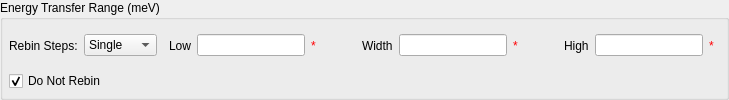
         <widget class="QWidget" name="page_10">
          <layout class="QGridLayout" name="gridLayout_7">
           <property name="margin">
            <number>0</number>
           </property>
           <property name="spacing">
            <number>0</number>
           </property>
           <item row="0" column="1">
            <widget class="QGroupBox" name="gbIndRebin">
             <property name="title">
              <string>Energy Transfer Range (meV)</string>
             </property>
             <layout class="QVBoxLayout" name="verticalLayout_14">
              <property name="spacing">
               <number>6</number>
              </property>
              <property name="margin">
               <number>6</number>
              </property>
              <item>
               <layout class="QHBoxLayout" name="horizontalLayout_29">
                <item>
                 <widget class="QLabel" name="label_7">
                  <property name="text">
                   <string>Rebin Steps:</string>
                  </property>
                 </widget>
                </item>
                <item>
                 <widget class="QComboBox" name="cbIndRebType">
                  <item>
                   <property name="text">
                    <string>Single</string>
                   </property>
                  </item>
                  <item>
                   <property name="text">
                    <string>Multiple</string>
                   </property>
                  </item>
                 </widget>
                </item>
                <item>
                 <widget class="QStackedWidget" name="swIndRebin">
                  <property name="currentIndex">
                   <number>0</number>
                  </property>
                  <widget class="QWidget" name="page_17">
                   <layout class="QVBoxLayout" name="verticalLayout_16">
                    <property name="spacing">
                     <number>0</number>
                    </property>
                    <property name="margin">
                     <number>0</number>
                    </property>
                    <item>
                     <layout class="QHBoxLayout" name="horizontalLayout_13">
                      <property name="spacing">
                       <number>6</number>
                      </property>
                      <property name="margin">
                       <number>6</number>
                      </property>
                      <item>
                       <widget class="QLabel" name="rebin_lbLow">
                        <property name="text">
                         <string>Low</string>
                        </property>
                        <property name="buddy">
                         <cstring>rebin_leELow</cstring>
                        </property>
                       </widget>
                      </item>
                      <item>
                       <widget class="QLineEdit" name="rebin_leELow">
                        <property name="sizePolicy">
                         <sizepolicy hsizetype="Expanding" vsizetype="Fixed">
                          <horstretch>0</horstretch>
                          <verstretch>0</verstretch>
                         </sizepolicy>
                        </property>
                        <property name="toolTip">
                         <string>&lt;!DOCTYPE HTML PUBLIC &quot;-//W3C//DTD HTML 4.0//EN&quot; &quot;http://www.w3.org/TR/REC-html40/strict.dtd&quot;&gt;
&lt;html&gt;&lt;head&gt;&lt;meta name=&quot;qrichtext&quot; content=&quot;1&quot; /&gt;&lt;style type=&quot;text/css&quot;&gt;
p, li { white-space: pre-wrap; }
&lt;/style&gt;&lt;/head&gt;&lt;body style=&quot; font-family:'MS Shell Dlg 2'; font-size:8.25pt; font-weight:400; font-style:normal;&quot;&gt;
&lt;p style=&quot; margin-top:0px; margin-bottom:0px; margin-left:0px; margin-right:0px; -qt-block-indent:0; text-indent:0px; font-size:8pt;&quot;&gt;x&lt;span style=&quot; vertical-align:sub;&quot;&gt;1 &lt;/span&gt;value for rebinning (start point for range of bins)&lt;/p&gt;&lt;/body&gt;&lt;/html&gt;</string>
                        </property>
                       </widget>
                      </item>
                      <item>
                       <widget class="QLabel" name="valELow">
                        <property name="styleSheet">
                         <string notr="true">color: rgb(255, 0, 4)</string>
                        </property>
                        <property name="text">
                         <string>*</string>
                        </property>
                       </widget>
                      </item>
                      <item>
                       <spacer name="horizontalSpacer_13">
                        <property name="orientation">
                         <enum>Qt::Horizontal</enum>
                        </property>
                        <property name="sizeHint" stdset="0">
                         <size>
                          <width>40</width>
                          <height>20</height>
                         </size>
                        </property>
                       </spacer>
                      </item>
                      <item>
                       <widget class="QLabel" name="rebin_lbWidth">
                        <property name="text">
                         <string>Width</string>
                        </property>
                        <property name="buddy">
                         <cstring>rebin_leEWidth</cstring>
                        </property>
                       </widget>
                      </item>
                      <item>
                       <widget class="QLineEdit" name="rebin_leEWidth">
                        <property name="toolTip">
                         <string>&lt;!DOCTYPE HTML PUBLIC &quot;-//W3C//DTD HTML 4.0//EN&quot; &quot;http://www.w3.org/TR/REC-html40/strict.dtd&quot;&gt;
&lt;html&gt;&lt;head&gt;&lt;meta name=&quot;qrichtext&quot; content=&quot;1&quot; /&gt;&lt;style type=&quot;text/css&quot;&gt;
p, li { white-space: pre-wrap; }
&lt;/style&gt;&lt;/head&gt;&lt;body style=&quot; font-family:'MS Shell Dlg 2'; font-size:8.25pt; font-weight:400; font-style:normal;&quot;&gt;
&lt;p style=&quot; margin-top:0px; margin-bottom:0px; margin-left:0px; margin-right:0px; -qt-block-indent:0; text-indent:0px;&quot;&gt;Δx&lt;span style=&quot; vertical-align:sub;&quot;&gt;1&lt;/span&gt; for rebinning (width of bins)&lt;/p&gt;&lt;/body&gt;&lt;/html&gt;</string>
                        </property>
                       </widget>
                      </item>
                      <item>
                       <widget class="QLabel" name="valEWidth">
                        <property name="styleSheet">
                         <string notr="true">color: rgb(255, 0, 4)</string>
                        </property>
                        <property name="text">
                         <string>*</string>
                        </property>
                       </widget>
                      </item>
                      <item>
                       <spacer name="horizontalSpacer_14">
                        <property name="orientation">
                         <enum>Qt::Horizontal</enum>
                        </property>
                        <property name="sizeHint" stdset="0">
                         <size>
                          <width>40</width>
                          <height>20</height>
                         </size>
                        </property>
                       </spacer>
                      </item>
                      <item>
                       <widget class="QLabel" name="rebin_lbHigh">
                        <property name="text">
                         <string>High</string>
                        </property>
                        <property name="buddy">
                         <cstring>rebin_leEHigh</cstring>
                        </property>
                       </widget>
                      </item>
                      <item>
                       <widget class="QLineEdit" name="rebin_leEHigh">
                        <property name="toolTip">
                         <string>&lt;!DOCTYPE HTML PUBLIC &quot;-//W3C//DTD HTML 4.0//EN&quot; &quot;http://www.w3.org/TR/REC-html40/strict.dtd&quot;&gt;
&lt;html&gt;&lt;head&gt;&lt;meta name=&quot;qrichtext&quot; content=&quot;1&quot; /&gt;&lt;style type=&quot;text/css&quot;&gt;
p, li { white-space: pre-wrap; }
&lt;/style&gt;&lt;/head&gt;&lt;body style=&quot; font-family:'MS Shell Dlg 2'; font-size:8.25pt; font-weight:400; font-style:normal;&quot;&gt;
&lt;p style=&quot; margin-top:0px; margin-bottom:0px; margin-left:0px; margin-right:0px; -qt-block-indent:0; text-indent:0px;&quot;&gt;x&lt;span style=&quot; vertical-align:sub;&quot;&gt;2&lt;/span&gt; value for rebinning (end point for range of bins)&lt;/p&gt;&lt;/body&gt;&lt;/html&gt;</string>
                        </property>
                       </widget>
                      </item>
                      <item>
                       <widget class="QLabel" name="valEHigh">
                        <property name="styleSheet">
                         <string notr="true">color: rgb(255, 0, 4)</string>
                        </property>
                        <property name="text">
                         <string>*</string>
                        </property>
                       </widget>
                      </item>
                     </layout>
                    </item>
                   </layout>
                  </widget>
                  <widget class="QWidget" name="page_18">
                   <layout class="QHBoxLayout" name="horizontalLayout_28">
                    <property name="spacing">
                     <number>0</number>
                    </property>
                    <property name="margin">
                     <number>0</number>
                    </property>
                    <item>
                     <widget class="QLabel" name="lbRebinString">
                      <property name="text">
                       <string>Rebin String</string>
                      </property>
                     </widget>
                    </item>
                    <item>
                     <widget class="QLineEdit" name="leRebinString"/>
                    </item>
                   </layout>
                  </widget>
                 </widget>
                </item>
               </layout>
              </item>
              <item>
               <layout class="QHBoxLayout" name="horizontalLayout_12">
                <property name="spacing">
                 <number>0</number>
                </property>
                <item>
                 <widget class="QCheckBox" name="rebin_ckDNR">
                  <property name="toolTip">
                   <string>Do not perform rebinning step on this data.</string>
                  </property>
                  <property name="text">
                   <string>Do Not Rebin</string>
                  </property>
                  <property name="checked">
                   <bool>true</bool>
                  </property>
                 </widget>
                </item>
                <item>
                 <spacer name="horizontalSpacer_12">
                  <property name="orientation">
                   <enum>Qt::Horizontal</enum>
                  </property>
                  <property name="sizeHint" stdset="0">
                   <size>
                    <width>40</width>
                    <height>20</height>
                   </size>
                  </property>
                 </spacer>
                </item>
               </layout>
              </item>
             </layout>
            </widget>
           </item>
          </layout>
         </widget>
